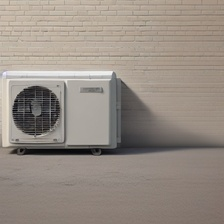
#> input picture dataset_generator/GenerativeAI_image_dataset/dataset_sample/air_conditioner/images/air_conditioner_3522293_769.jpg, 224 x 224 px
$ python BROWSE_dataset.py
#> lines starting #> are read from the running program, lines starting #| are printed output that depends on the picture
from pathlib import Path
import random
import pickle

import matplotlib.pyplot as plt
from matplotlib.widgets import Button
import numpy as np
from PIL import Image, ImageDraw

# ============================================================
# CONFIG
# ============================================================

DATASET_ROOT = "./dataset_sample"

# Main options
SHOW_BBOX_OVERLAY = True
# Category ordering
CATEGORY_ORDER_MODE = "alphabetical"   # "alphabetical" or "random"
CATEGORY_RANDOM_SEED = 1

# Other options
SORT_IMAGES = True
START_CATEGORY_INDEX = 0
START_PAGE_INDEX = 0
SHOW_FILENAMES = False
FILENAME_FONTSIZE = 8
FIGURE_FACE_COLOR = "black"
EMPTY_TILE_COLOR = "black"
TILE_SIZE = 224
N_ROWS = 4
N_COLS = 6
SUPPORTED_EXTENSIONS = (".jpg", ".jpeg", ".png", ".webp")
BBOX_COLOR = "white"
BBOX_LINE_WIDTH = 3

# Folder names inside each category folder
IMAGES_SUBFOLDER = "images"
BBOXES_SUBFOLDER = "bboxes"

def list_categories(dataset_root: Path):
    categories = [p for p in dataset_root.iterdir() if p.is_dir()]

    if CATEGORY_ORDER_MODE == "alphabetical":
        categories.sort(key=lambda p: p.name.lower())
    elif CATEGORY_ORDER_MODE == "random":
        rng = random.Random(CATEGORY_RANDOM_SEED)
        rng.shuffle(categories)
    else:
        raise ValueError(
            f"Unsupported CATEGORY_ORDER_MODE={CATEGORY_ORDER_MODE!r}. "
            f"Use 'alphabetical' or 'random'."
        )

    return categories


def list_images(category_dir: Path):
    images_dir = category_dir / IMAGES_SUBFOLDER
    if not images_dir.exists():
        return []
    image_paths = [
        p for p in images_dir.iterdir()
        if p.is_file() and p.suffix.lower() in SUPPORTED_EXTENSIONS
    ]
    if SORT_IMAGES:
        image_paths.sort(key=lambda p: p.name.lower())
    return image_paths


CANONICAL_BBOX_SIZE_PX = 512.0


def read_bbox_for_image(category_dir: Path, image_path: Path):
    bbox_path = category_dir / BBOXES_SUBFOLDER / f"{image_path.stem}.pkl"
    if not bbox_path.exists():
        return None

    try:
        with open(bbox_path, "rb") as f:
            bbox_dict = pickle.load(f)
    except Exception:
        return None

    required = ("bbox_x_min", "bbox_x_max", "bbox_y_min", "bbox_y_max")
    if not all(k in bbox_dict for k in required):
        return None

    return [
        float(bbox_dict["bbox_x_min"]),
        float(bbox_dict["bbox_y_min"]),
        float(bbox_dict["bbox_x_max"]),
        float(bbox_dict["bbox_y_max"]),
    ]


# [15 lines left out: function canonical_pixel_bbox_to_current_pixels, not called in this run]


def overlay_bbox(image: Image.Image, pixel_bbox_512):
    if pixel_bbox_512 is None:
        return image

    pixel_bbox = canonical_pixel_bbox_to_current_pixels(pixel_bbox_512, image.size)
    out = image.copy().convert("RGB")
    draw = ImageDraw.Draw(out)
    draw.rectangle(pixel_bbox, outline=BBOX_COLOR, width=BBOX_LINE_WIDTH)
    return out


def load_tile(category_dir: Path, image_path: Path, tile_size: int):
    image = Image.open(image_path).convert("RGB")

    if SHOW_BBOX_OVERLAY:
        bbox = read_bbox_for_image(category_dir, image_path)
        image = overlay_bbox(image, bbox)

    if image.size != (tile_size, tile_size):
        image = image.resize((tile_size, tile_size), Image.Resampling.LANCZOS)

    return np.asarray(image)


class DatasetBrowser:
    def __init__(self, dataset_root: Path):
        self.dataset_root = dataset_root
        self.categories = list_categories(dataset_root)
        if not self.categories:
            raise RuntimeError(f"No category folders found in {dataset_root}")

        self.category_index = max(0, min(START_CATEGORY_INDEX, len(self.categories) - 1))
        self.page_index = max(0, START_PAGE_INDEX)

        self.nrows = max(1, int(N_ROWS))
        self.ncols = max(1, int(N_COLS))
        self.page_size = self.nrows * self.ncols

        self.fig = plt.figure(facecolor=FIGURE_FACE_COLOR, figsize=(16, 10))
        self.fig.canvas.mpl_connect("key_press_event", self.on_key_press)

        self._build_buttons()
        self.render()

    def _build_buttons(self):
        self.ax_prev_cat = self.fig.add_axes([0.02, 0.93, 0.12, 0.045])
        self.ax_prev_page = self.fig.add_axes([0.16, 0.93, 0.12, 0.045])
        self.ax_next_page = self.fig.add_axes([0.72, 0.93, 0.12, 0.045])
        self.ax_next_cat = self.fig.add_axes([0.86, 0.93, 0.12, 0.045])

        self.btn_prev_cat = Button(self.ax_prev_cat, "Prev category")
        self.btn_prev_page = Button(self.ax_prev_page, "Prev page")
        self.btn_next_page = Button(self.ax_next_page, "Next page")
        self.btn_next_cat = Button(self.ax_next_cat, "Next category")

        self.btn_prev_cat.on_clicked(lambda event: self.prev_category())
        self.btn_prev_page.on_clicked(lambda event: self.prev_page())
        self.btn_next_page.on_clicked(lambda event: self.next_page())
        self.btn_next_cat.on_clicked(lambda event: self.next_category())

    def current_category_dir(self):
        return self.categories[self.category_index]

    def current_image_paths(self):
        return list_images(self.current_category_dir())

    def clamp_page_index(self, n_images):
        max_page_index = 0 if n_images == 0 else (n_images - 1) // self.page_size
        self.page_index = max(0, min(self.page_index, max_page_index))

    # [38 lines left out: functions next_page, prev_page, next_category, prev_category, on_key_press, not called in this run]

    def render(self):
        category_dir = self.current_category_dir()
        image_paths = self.current_image_paths()

        self.clamp_page_index(len(image_paths))

        start = self.page_index * self.page_size
        end = min(len(image_paths), start + self.page_size)
        page_paths = image_paths[start:end]

        # clear only image axes, keep button axes
        for ax in list(self.fig.axes):
            if ax not in [self.ax_prev_cat, self.ax_prev_page, self.ax_next_page, self.ax_next_cat]:
                ax.remove()

        title = (
            f"Category {self.category_index + 1}/{len(self.categories)}: {category_dir.name}    "
            f"Images {start + 1 if page_paths else 0}-{end}/{len(image_paths)}    "
            f"Grid {self.nrows}x{self.ncols} ({self.page_size} per page)    "
            f"Order: {CATEGORY_ORDER_MODE}"
        )
        self.fig.suptitle(title, fontsize=12, color="white", y=0.905)

        grid = self.fig.add_gridspec(
            self.nrows,
            self.ncols,
            left=0.01,
            right=0.99,
            bottom=0.03,
            top=0.88,
            wspace=0.02,
            hspace=0.08 if SHOW_FILENAMES else 0.02,
        )

        total_slots = self.nrows * self.ncols
        for slot_idx in range(total_slots):
            row = slot_idx // self.ncols
            col = slot_idx % self.ncols
            ax = self.fig.add_subplot(grid[row, col])
            ax.set_facecolor(EMPTY_TILE_COLOR)
            ax.set_xticks([])
            ax.set_yticks([])

            if slot_idx < len(page_paths):
                image_path = page_paths[slot_idx]
                tile = load_tile(category_dir, image_path, TILE_SIZE)
                ax.imshow(tile)
                if SHOW_FILENAMES:
                    ax.set_title(image_path.name, fontsize=FILENAME_FONTSIZE, color="white", pad=2)
            else:
                ax.imshow(np.zeros((TILE_SIZE, TILE_SIZE, 3), dtype=np.uint8))

        self.fig.canvas.draw_idle()


def main():
    dataset_root = Path(DATASET_ROOT)
    if not dataset_root.exists():
        raise FileNotFoundError(f"Dataset root does not exist: {dataset_root}")

    DatasetBrowser(dataset_root)
#> in load_tile, image is the input picture: PIL image 224x224 RGB; mean R, G, B 150.1, 140.4, 131.6
    plt.show()
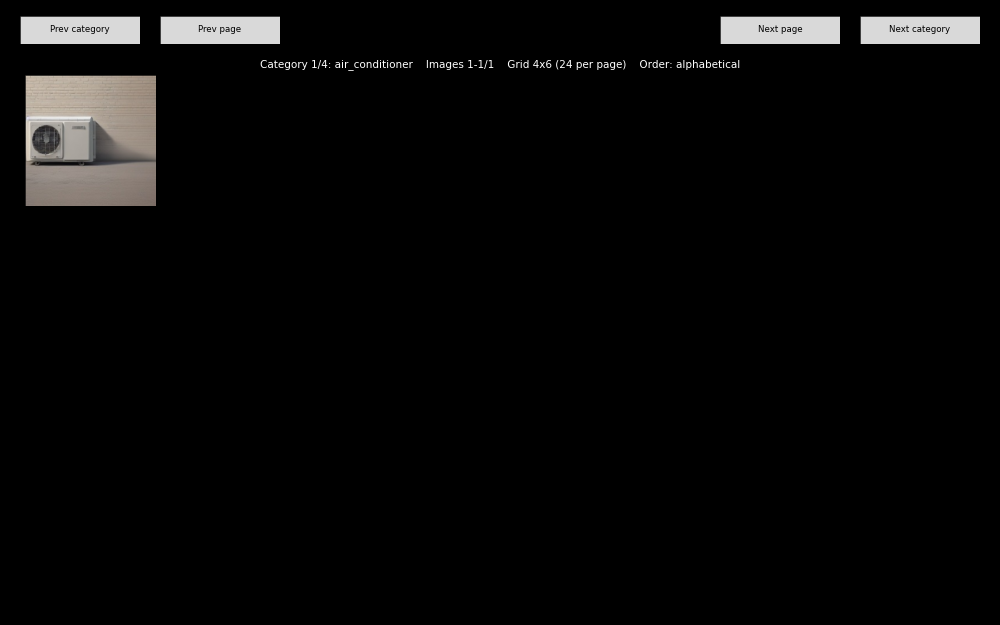
#> figure drawn by matplotlib, 24 panels


if __name__ == "__main__":
    main()
